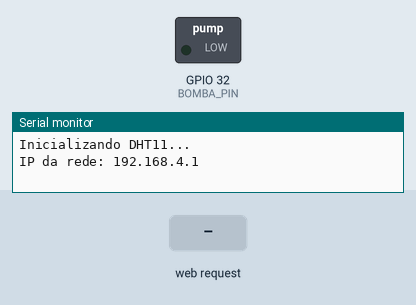
Recording of a sketch running on a simulated ESP32. Parts: switched loads named in the sketch (green lamp = pin HIGH), the last lines printed to the serial monitor. The inputs (shaded band) are chosen by the test bench.

Above: at 5.2 s.
5.3 s: HTTP request GET /bomba?action=ligar received
At 6.6 s:
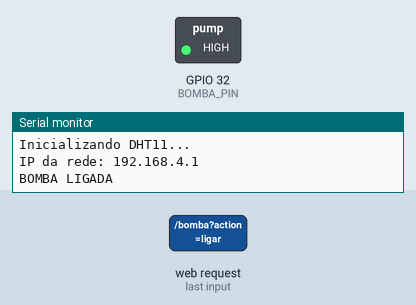
8.3 s: HTTP request GET /bomba?action=desligar received
At 8.9 s:
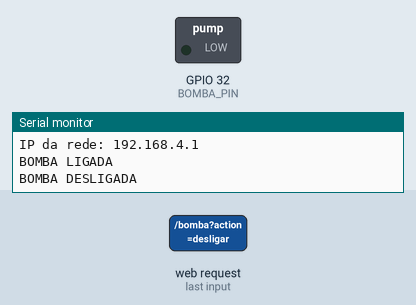
Timing chart, 0 to 11.3 s (numbered marks = the images above; inputs shaded):
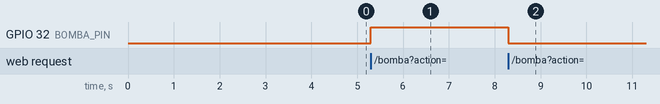

The sketch:

main.ino
```cpp
#include <WiFi.h>
#include <ESPAsyncWebServer.h>
#include <DHT.h>
#include "pagina_html.h"

// Config DHT11
#define DHTPIN 4
#define DHTTYPE DHT11
DHT dht(DHTPIN, DHTTYPE);  // DHT global

#define SENSOR_SOLO 34
#define BOMBA_PIN 32  // Bomba na porta 32

// Wifi e servidor
const char* ssid = "teste_esp";
const char* senha = "teste123";
AsyncWebServer server(80);

// Variáveis globais
int umidade_solo = 0;
int umidade_ar = 0;
int temperatura_ar = 0;
bool bomba_estado = false;  // Estado da bomba

void setup() {
  Serial.begin(115200);
  Serial.println("\nInicializando DHT11...");
  dht.begin();
  delay(4000);

  // Configurar bomba
  pinMode(BOMBA_PIN, OUTPUT);
  digitalWrite(BOMBA_PIN, LOW);  // Bomba inicia desligada

  WiFi.softAP(ssid, senha);
  Serial.print("IP da rede: ");
  Serial.println(WiFi.softAPIP());

  // Página principal
  server.on("/", HTTP_GET, [](AsyncWebServerRequest *request) {
    request->send_P(200, "text/html", index_html);
  });

  // Dados
  server.on("/dados", HTTP_GET, [](AsyncWebServerRequest *request) {
    int leitura_solo = analogRead(SENSOR_SOLO);
    if (leitura_solo >= 4095) {
      umidade_solo = 0;  // Totalmente seco
    } else if (leitura_solo <= 3400) {
      umidade_solo = 100; // Totalmente úmido
    } else {
      umidade_solo = 100 - ((leitura_solo - 3400) * 100) / (4095 - 3400);
    }

    float h = dht.readHumidity();
    float t = dht.readTemperature();
    Serial.print("Leitura bruta DHT11 -> Umidade: "); Serial.print(h); Serial.print("% Temp: "); Serial.println(t);

    Serial.print("Leitura bruta solo: "); Serial.println(leitura_solo);

    if (isnan(h) || isnan(t)) {
      Serial.println("Falha ao ler DHT11! Revisar a conexão.");
      umidade_ar = 0;
      temperatura_ar = 0;
    } else {
      umidade_ar = (int)h;
      temperatura_ar = (int)t;
    }

    Serial.print("Umidade solo: "); Serial.print(umidade_solo); Serial.println("%");
    Serial.print("Umidade ar: "); Serial.print(umidade_ar); Serial.println("%");
    Serial.print("Temperatura ar: "); Serial.print(temperatura_ar); Serial.println("°C");
    Serial.println("----------------------------");

    // Monta JSON com os dados
    String json = "{\"umidade_solo\":";
    json += umidade_solo;
    json += ",\"umidade_ar\":";
    json += umidade_ar;
    json += ",\"temperatura_ar\":";
    json += temperatura_ar;
    json += ",\"bomba_estado\":";
    json += bomba_estado ? "true" : "false";
    json += "}";

    request->send(200, "application/json", json);
  });

  // Controle da bomba
  server.on("/bomba", HTTP_GET, [](AsyncWebServerRequest *request) {
    String action;
    if (request->hasParam("action")) {
      action = request->getParam("action")->value();
    }

    if (action == "ligar") {
      digitalWrite(BOMBA_PIN, HIGH);
      bomba_estado = true;
      Serial.println("BOMBA LIGADA");
    } else if (action == "desligar") {
      digitalWrite(BOMBA_PIN, LOW);
      bomba_estado = false;
      Serial.println("BOMBA DESLIGADA");
    }

    // Retorna o estado atual
    String json = "{\"bomba_estado\":";
    json += bomba_estado ? "true" : "false";
    json += "}";

    request->send(200, "application/json", json);
  });

  server.begin();
}

void loop() {

}
```

pagina_html.h
```cpp
const char index_html[] PROGMEM = R"rawliteral(
<!DOCTYPE html>
<html lang="pt-BR">
<head>
  <meta charset="UTF-8" />
  <title>Monitoramento Agrícola</title>
  <meta name="viewport" content="width=device-width, initial-scale=1" />
  <style>
body {
  font-family: Arial, sans-serif;
  background: #121212;
  color: #fff;
  display: flex;
  flex-direction: column;
  align-items: center;
  justify-content: center;
  min-height: 100vh;
  margin: 0;
  padding: 10px;
}
h1 {
  font-size: 2.2rem;
  color: #0f0;
  margin: 20px 0;
  text-align: center;
}
.container {
  display: flex;
  gap: 20px;
  flex-wrap: wrap;
  justify-content: center;
}
.card {
  background: #1f1f1f;
  padding: 20px;
  border-radius: 12px;
  box-shadow: 0 0 8px #00ffcc33;
  width: 220px;
  text-align: center;
}
.card.alert {
  border: 2px solid #ff6b6b;
}
.icon {
  font-size: 1.5rem;
  margin-bottom: 8px;
}
.label {
  font-size: 1.1rem;
  color: #ccc;
  margin-bottom: 8px;
}
.value {
  font-size: 2.5rem;
  color: #0fa;
  font-weight: bold;
}
.controls {
  margin: 30px 0;
  display: flex;
  gap: 15px;
  flex-wrap: wrap;
  justify-content: center;
  align-items: center;
}
#btnAtualizar {
  padding: 10px 25px;
  font-size: 1rem;
  cursor: pointer;
  border: none;
  border-radius: 6px;
  background-color: #00cc99;
  color: #121212;
  font-weight: bold;
}
#btnAtualizar:hover {
  background-color: #00aa77;
}
.bomba-control {
  display: flex;
  flex-direction: column;
  align-items: center;
  gap: 10px;
}
.bomba-status {
  display: flex;
  align-items: center;
  gap: 8px;
  font-weight: bold;
  padding: 8px 15px;
  border-radius: 20px;
  background: #1f1f1f;
  border: 2px solid #333;
}
.bomba-status.ligada {
  color: #4CAF50;
  border-color: #4CAF50;
  background: #1b2e1b;
}
.bomba-status.desligada {
  color: #999;
  border-color: #666;
}
.status-indicator {
  width: 10px;
  height: 10px;
  border-radius: 50%;
  background: #666;
}
.status-indicator.ligada {
  background: #4CAF50;
  box-shadow: 0 0 8px #4CAF50;
}
#btnBomba {
  padding: 12px 30px;
  font-size: 1.1rem;
  cursor: pointer;
  border: none;
  border-radius: 8px;
  font-weight: bold;
  transition: all 0.3s;
  min-width: 140px;
}
#btnBomba.ligar {
  background-color: #00cc99;
  color: #121212;
}
#btnBomba.ligar:hover {
  background-color: #00aa77;
}
#btnBomba.desligar {
  background-color: #f44336;
  color: white;
}
#btnBomba.desligar:hover {
  background-color: #da190b;
}
.footer {
  margin-top: 30px;
  font-size: 0.8rem;
  color: #666;
  text-align: center;
}
@media (max-width: 768px) {
  .container {
    flex-direction: column;
    align-items: center;
  }
  .card {
    width: 90%;
    max-width: 300px;
  }
  .controls {
    flex-direction: column;
    gap: 20px;
  }
}
  </style>
</head>
<body>
  <h1>🌱 Monitoramento Agrícola</h1>

  <div class="container">
    <div class="card" id="cardSolo">
      <div class="icon">🌱</div>
      <div class="label">Umidade do Solo</div>
      <div class="value" id="umidadeSolo">--%</div>
    </div>
    <div class="card" id="cardAr">
      <div class="icon">💧</div>
      <div class="label">Umidade do Ar</div>
      <div class="value" id="umidadeAr">--%</div>
    </div>
    <div class="card" id="cardTemp">
      <div class="icon">🌡️</div>
      <div class="label">Temperatura do Ar</div>
      <div class="value" id="temperaturaAr">--°C</div>
    </div>
  </div>

  <div class="controls">
    <button id="btnAtualizar">Atualizar Agora</button>

    <div class="bomba-control">
      <div class="bomba-status desligada" id="bombaStatus">
        <div class="status-indicator" id="statusIndicator"></div>
        <span id="statusText">💧 Bomba Desligada</span>
      </div>
      <button id="btnBomba" class="ligar">Ligar Bomba</button>
    </div>
  </div>

  <div class="footer">
    Atualizando a cada 3 segundos
  </div>

  <script>
let bombaLigada = false;

function atualizarDados() {
  fetch('/dados?t=' + Date.now())
    .then(res => res.json())
    .then(data => {
      console.log(data);
      document.getElementById('umidadeSolo').textContent = data.umidade_solo + '%';
      document.getElementById('umidadeAr').textContent = data.umidade_ar + '%';
      document.getElementById('temperaturaAr').textContent = data.temperatura_ar + '°C';

      // Atualizar status da bomba
      bombaLigada = data.bomba_estado;
      atualizarStatusBomba();

      // Alertas simples
      const cardSolo = document.getElementById('cardSolo');
      const cardAr = document.getElementById('cardAr');
      const cardTemp = document.getElementById('cardTemp');

      cardSolo.className = data.umidade_solo < 20 || data.umidade_solo > 80 ? 'card alert' : 'card';
      cardAr.className = data.umidade_ar < 30 || data.umidade_ar > 70 ? 'card alert' : 'card';
      cardTemp.className = data.temperatura_ar < 15 || data.temperatura_ar > 35 ? 'card alert' : 'card';
    })
    .catch(err => console.error('Erro:', err));
}

function atualizarStatusBomba() {
  const status = document.getElementById('bombaStatus');
  const indicator = document.getElementById('statusIndicator');
  const statusText = document.getElementById('statusText');
  const btnBomba = document.getElementById('btnBomba');

  if (bombaLigada) {
    status.className = 'bomba-status ligada';
    indicator.className = 'status-indicator ligada';
    statusText.textContent = '💧 Bomba Ligada';
    btnBomba.className = 'desligar';
    btnBomba.textContent = 'Desligar Bomba';
  } else {
    status.className = 'bomba-status desligada';
    indicator.className = 'status-indicator';
    statusText.textContent = '💧 Bomba Desligada';
    btnBomba.className = 'ligar';
    btnBomba.textContent = 'Ligar Bomba';
  }
}

function controlarBomba() {
  const action = bombaLigada ? 'desligar' : 'ligar';

  fetch(`/bomba?action=${action}`)
    .then(res => res.json())
    .then(data => {
      console.log('Resposta da bomba:', data);
      bombaLigada = data.bomba_estado;
      atualizarStatusBomba();
    })
    .catch(err => console.error('Erro ao controlar bomba:', err));
}

setInterval(atualizarDados, 4000);
atualizarDados();

document.getElementById('btnAtualizar').addEventListener('click', atualizarDados);
document.getElementById('btnBomba').addEventListener('click', controlarBomba);
  </script>
</body>
</html>
)rawliteral";
```

Measured:
- after the input at 5.3 s, GPIO 32 (BOMBA_PIN): LOW → HIGH at once
- after the input at 8.3 s, GPIO 32 (BOMBA_PIN): HIGH → LOW at once
